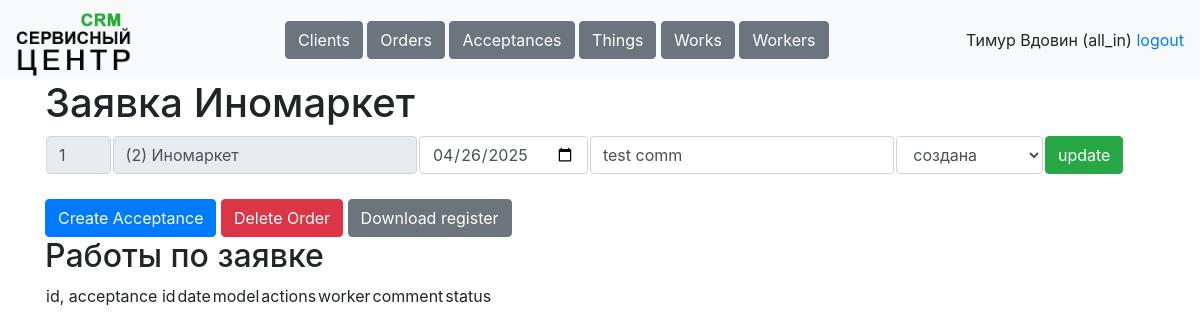
Screenshot of /tables/orders/1 (signed in) with the database file from the repository.
### data/tables.py (models this page shows, shortened)
class Worker(db_session.SqlAlchemyBase, SerializerMixin, UserMixin):
    __tablename__ = 'workers'
    id = Column(sqlalchemy.Integer, primary_key=True, autoincrement=True)
    username = Column(sqlalchemy.String, nullable=True)
    name = Column(sqlalchemy.String, nullable=True)
    password = Column(sqlalchemy.String, nullable=True)
    role = Column(sqlalchemy.String, nullable=True)
    phone = Column(sqlalchemy.String, nullable=True)
    comment = Column(sqlalchemy.String, nullable=True)
    works = orm.relationship('Work', back_populates='worker')
    acceptances = orm.relationship('Acceptance', back_populates='worker')

class Client(db_session.SqlAlchemyBase, SerializerMixin):
    __tablename__ = 'clients'
    id = Column(sqlalchemy.Integer, primary_key=True, autoincrement=True)
    name = Column(sqlalchemy.String, nullable=True, default='')
    address = Column(sqlalchemy.String, nullable=True, default='')
    phone = Column(sqlalchemy.String, nullable=True, default='')
    comment = Column(sqlalchemy.String, nullable=True, default='')
    orders = orm.relationship('Order', back_populates='client')
    things = orm.relationship('Thing', back_populates='client')

class Order(db_session.SqlAlchemyBase, SerializerMixin):
    __tablename__ = 'orders'
    id = Column(sqlalchemy.Integer, primary_key=True, autoincrement=True)
    client_id = Column(sqlalchemy.Integer, sqlalchemy.ForeignKey('clients.id'))
    create_date = Column(sqlalchemy.Date, default=dt.date.today())
    comment = Column(sqlalchemy.String, nullable=True, default='')
    status = Column(sqlalchemy.String, nullable=True, default='created')
    client = orm.relationship('Client')
    acceptances = orm.relationship('Acceptance', back_populates='order')

### main.py (the view)
@app.route('/tables/orders/<int:order_id>', methods=['GET', 'POST'])
@stuff.login_and_role_required(current_user, '/tables/order')
def order(order_id):
    if request.method == 'GET':
        return render_template('order.html', user=current_user,
                               order=stuff.get_entry('orders', order_id))
    elif request.method == 'POST':
        stuff.update_entry('orders', request.form)
        return redirect(f'/tables/orders')

### main.py (called while the page is built)
@login_manager.user_loader
def load_user(worker_id):
    worker = stuff.db_sess.get(Worker, worker_id)
    return worker

### stuff.py (called while the page is built)
def is_role_acceptable(role, page):
    return True

def login_and_role_required(current_user, page):
    def wrapper(f):
        @wraps(f)
        def decorated_function(*args, **kwargs):
            if current_user.is_authenticated:
                if is_role_acceptable(current_user.role, page):
                    return f(*args, **kwargs)
                return redirect('/dashboard')
            resp = redirect('/login')
            return resp
        return decorated_function
    return wrapper

def get_table(table, sort='id', reverse=0):
    if table == 'clients':
        return db_sess.query(Client)
    elif table == 'orders':
        return db_sess.query(Order)
    elif table == 'acceptances':
        return db_sess.query(Acceptance)
    elif table == 'things':
        return db_sess.query(Thing)
    elif table == 'works':
        return db_sess.query(Work)
    elif table == 'workers':
        return db_sess.query(Worker)

def get_entry(table, entry_id):
    if table == 'clients':
        return db_sess.query(Client).get(entry_id)
    elif table == 'orders':
        return db_sess.query(Order).get(entry_id)
    elif table == 'acceptances':
        return db_sess.query(Acceptance).get(entry_id)
    elif table == 'things':
        return db_sess.query(Thing).get(entry_id)
    elif table == 'works':
        return db_sess.query(Work).get(entry_id)
    elif table == 'workers':
        return db_sess.query(Worker).get(entry_id)

### templates/order.html (shortened to what this page needs)
{% extends "base.html"%}
{% block content %}
<h1>Заявка {{order.client.name}}</h1>
<form method="post">
<table>
    <tr>
        <td width="6%"><input class="form-control" value="{{order.id}}" name="id" readonly>
        <td><input class="form-control" value="({{order.client_id}}) {{order.client.name}}" name="client" readonly>
        <td width="6%"><input class="form-control" type="date" value="{{order.create_date}}" name="date"></td>
        <td><input class="form-control" value="{{order.comment}}" name="comment"></td>
        <td><select class="form-control" name="status">
            {% for status in [['created', 'создана'], ['in_process', 'в работе'], ['completed', 'завершена']] %}
            {% if status[0] == order.status %}
            <option value="{{status[0]}}" selected>{{status[1]}}</option>
            {% else %}
            <option value="{{status[0]}}">{{status[1]}}</option>
            {% endif %}
            {% endfor %}
        </select></td>
        <td width="10%"><button type="submit" class="btn btn-success">update</button></td>
    </tr>
</table>
</form><br>
<a class="btn btn-primary" href="/tables/acceptances/new/{{order.id}}" role="button">Create Acceptance</a>
{% if user.role == 'all_in' %}
<a class="btn btn-danger" href="/tables/orders/{{order.id}}/delete" role="button">Delete Order</a>
{% endif %}
<a class="btn btn-secondary" href="#" role="button">Download register</a>
<br><h2>Работы по заявке</h2>
<table>
    <tr>
        <td colspan="2">id, acceptance id</td>
        <td>date</td>
        <td>model</td>
        <td>actions</td>
        <td>worker</td>
        <td>comment</td>
        <td colspan="2">status</td>
    </tr>
</table>
{% endblock %}

### templates/base.html (shortened to what this page needs)
<!doctype html>
<html>
<head>
    <link rel="stylesheet"
          href="https://stackpath.bootstrapcdn.com/bootstrap/4.4.1/css/bootstrap.min.css"
>
    <link rel="stylesheet" href="static/css/style.css" />
</head>
<body>
<header>
    <nav class="navbar navbar-light bg-light">
        <a class="navbar-brand" style="height: 63px;" href="/dashboard"><img height="63px" src="/static/icons/logo.png"></a>
        <div>
            {% if user.role == "manager" %}
                <a class="btn btn-secondary" href="/tables/clients" role="button">Clients</a>
                <a class="btn btn-secondary" href="/tables/orders" role="button">Orders</a>
            {% elif user.role == "courier" %}
                <a class="btn btn-secondary" href="/tables/orders" role="button">Orders</a>
                <a class="btn btn-secondary" href="/tables/acceptances" role="button">Acceptances</a>
                <a class="btn btn-secondary" href="/tables/things" role="button">Things</a>
            {% elif user.role == "worker" %}
                <a class="btn btn-secondary" href="/tables/acceptances" role="button">Acceptances</a>
                <a class="btn btn-secondary" href="/tables/works" role="button">Works</a>
                <a class="btn btn-secondary" href="/tables/things" role="button">Things</a>
            {% else %}
                <a class="btn btn-secondary" href="/tables/clients" role="button">Clients</a>
                <a class="btn btn-secondary" href="/tables/orders" role="button">Orders</a>
                <a class="btn btn-secondary" href="/tables/acceptances" role="button">Acceptances</a>
                <a class="btn btn-secondary" href="/tables/things" role="button">Things</a>
                <a class="btn btn-secondary" href="/tables/works" role="button">Works</a>
                <a class="btn btn-secondary" href="/tables/workers" role="button">Workers</a>
            {% endif %}
        </div>
        <div>
            <a>{{user.name}} ({{user.role}})</a>
            <a href="/logout">logout</a>
        </div>
    </nav>
</header>
<main role="main" class="container">
    {% block content %}{% endblock %}
</main>
</body>
</html>

### rows the page displays
Worker: name "Тимур Вдовин", role "all_in"
Client: client.name "Иномаркет"
Order: id "1", client "(2) Иномаркет", date "04/26/2025", comment "test comm", status "создана"
